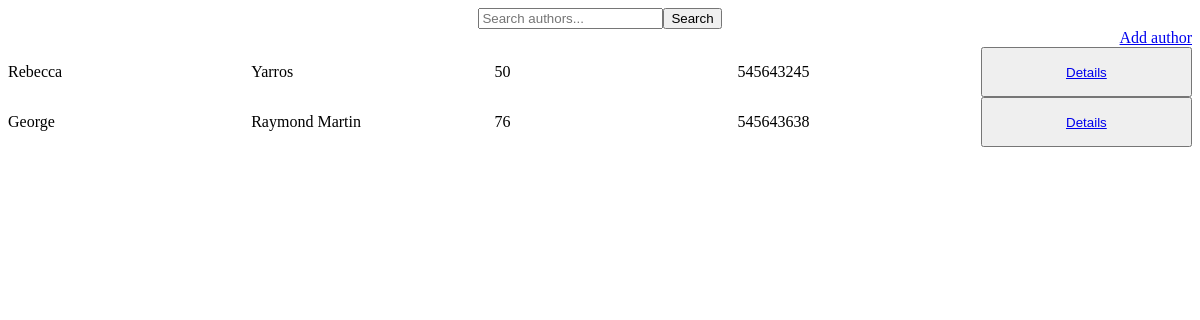
The app's page /, older data.
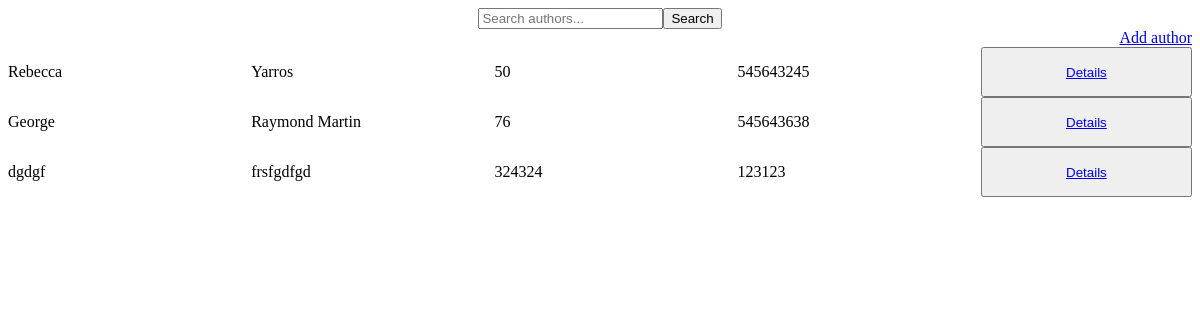
The same page, newer data.
### core_apps/app/models.py (models this page shows, shortened)
class Author(models.Model):
    first_name = models.CharField(max_length=100)
    last_name = models.CharField(max_length=100)
    age = models.PositiveIntegerField(validators=[MaxValueValidator(199)])
    national_id = models.CharField(max_length=10, unique=True)

### core_apps/app/views.py (the view)
# urls.py: path("", AuthorListView.as_view(), name="home"),
class AuthorListView(ListView):
    model = Author
    template_name = "app/home.html"
    context_object_name = "authors"
    def get_queryset(self):
        query = self.request.GET.get("q")
        print(query)
        if query:
            return Author.objects.filter(
                Q(first_name__icontains=query)
                | Q(last_name__icontains=query)
                | Q(national_id__icontains=query)
            )
        return Author.objects.all()

### core_apps/app/templates/app/home.html
{% extends "base.html" %} {% block title %}authors{% endblock title %} fillerrr
{% block content %}
<section>
  <form method="get" action="" class="flexcenter">
    <input
      type="text"
      name="q"
      placeholder="Search authors..."
      value="{{ request.GET.q }}"
    />
    <button type="submit">Search</button>
  </form>
</section>
<section>
  <div class="flexend">
    <a href="{% url 'add_author' %}">Add author</a>
  </div>
  {% for author in authors %}
  <article class="gridrow">
    <p>{{author.first_name}}</p>
    <p>{{author.last_name}}</p>
    <p>{{author.age}}</p>
    <p>{{author.national_id}}</p>
    <button><a href="{% url 'author_detail' author.id %}">Details</a></button>
  </article>
  {% endfor %}
</section>
{% endblock content %}

Row changes from the older to the newer data that the page shows:
added Author: first_name "dgdgf", last_name "frsfgdfgd", age "324324", national_id "123123"
